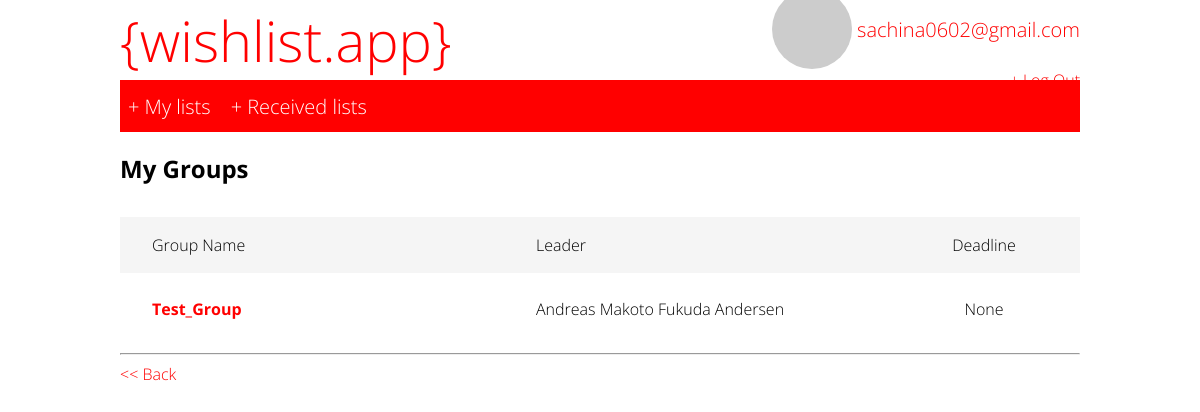
Screenshot of /groups/ (signed in) with the database file from the repository.
### accounts/models.py (models this page shows, shortened)
class CustomUser(AbstractUser):
    username = None
    groups = models.ManyToManyField(
        'groups.CustomGroup',
        verbose_name='groups',
        blank=True,
        related_name="user_set",
        related_query_name="user",
    )
    email = models.EmailField(
        'email address',
        blank=False,
        null=False,
        unique=True
    )
    USERNAME_FIELD='email'
    REQUIRED_FIELDS=[]
    objects = CustomUserManager()
    first_name = models.CharField(
        max_length=30,
        null=True,
        blank=True,
    )
    last_name = models.CharField(
        max_length=30,
        null=True,
        blank=True,
    )
    is_leader = models.BooleanField(
        default=False,
    )
    assigned_to = models.ForeignKey(
        'CustomUser',
        null=True,
        blank=True,
        on_delete=models.CASCADE,
        related_name='assignments',
    )
    responsible_by = models.ForeignKey(
        'CustomUser',
        null=True,
        blank=True,
        on_delete=models.CASCADE,
        related_name='responsibilities',
    )
    is_self_responsible = models.BooleanField(
        default=True
    )
    def get_gravatar(self):
        md5 = hashlib.md5(self.email.encode())
        digest = md5.hexdigest()
        SIZE = 30
        return f'http://www.gravatar.com/avatar/{digest}?s={SIZE}'
    def check_multi_responsible(self):
        responsibilities = CustomUser.objects.filter(responsible_by=self.pk)
        return len(responsibilities) > 1

### groups/models.py (models this page shows, shortened)
class CustomGroup(Group):
    leader = models.ForeignKey(
        CustomUser,
        null=True,
        blank=True,
        on_delete=models.CASCADE,
        related_name='leader'
    )
    max_gift_value = models.DecimalField(
        max_digits=20,
        decimal_places=2,
        null=True,
        blank=True,
    )
    DKK = 'DKK'
    NOK = 'NOK'
    JPY = '¥'
    USD = "$"
    currency_choices = [
        (DKK, 'DKK'),
        (NOK, 'NOK'),
        (JPY, '¥'),
        (USD, '$'),
    ]
    currency = models.CharField(
        max_length=3,
        choices=currency_choices,
        default=NOK,
    )
    created = models.DateTimeField(auto_now_add=True)
    deadline = models.DateField(
        null=True,
        blank=True
    )
    class Meta:
        verbose_name = "Group"
        verbose_name_plural = "Groups"

### groups/views.py (the view)
# urls.py: path('', MyGroupsListView.as_view(), name='my_groups'),
class MyGroupsListView(LoginRequiredMixin, ListView):
    model = CustomGroup
    context_object_name = 'my_groups'
    template_name = 'group/my_groups.html'
    def get_queryset(self):
        return CustomGroup.objects.filter(user = self.request.user)

### templates/group/my_groups.html (shortened to what this page needs)
{% extends 'base.html' %}
{% block content %}
    <h2>My Groups</h2>
    <table class="list">
        <tr class="list-top">
            <td class="groups-list-name">
                Group Name
            </td>
            <td class="groups-list-leader">
                Leader
            </td>
            <td class="groups-list-deadline">
                Deadline
            </td>
        </tr>
        {% for group in object_list %}
            <tr class="list-entry">
                <td class="groups-list-name">
                    <a href="{% url 'group_members' group.pk %}" class = "list-item-title">
                        {{ group.name }}
                    </a>
                </td>
                <td class="groups-list-leader">
                    {{ group.leader.first_name }} {{ group.leader.last_name }}
                </td>
                <td class="groups-list-deadline">
                    {{ group.deadline }}
                </td>
            </tr>
        {% empty %}
            <p>No groups found</p>
        {% endfor %}
    </table>
    <hr>
    <span class="option">
        <a href="{% url 'home' %}">&lt;&lt; Back</a>
    </span>
{% endblock content %}

### templates/base.html (shortened to what this page needs)
<!DOCTYPE html>
{% load static %}
<html>
    <head>
        <link rel="stylesheet" href="{% static 'css/base.css' %}">
    </head>
    <body>
        <header class="container">
            <div class="top">
                <span class="title"><a href="{% url 'home' %}">{wishlist.app}</a></span>
                <div class="login">
                    {% if user.is_authenticated %}
                        <span class="login-item">
                            <span class="login-text-gravatar">
                                <img src="{{ user.get_gravatar }}" id="gravatar">
                                <a href="{% url 'home' %}">{{ user.email }}</a>
                            </span>
                        </span>
                        <span class="login-item">
                            <a href="{% url 'logout' %}">+ Log Out</a>
                        </span>
                    {% endif %}
            </div>
        </header>
        <div class="container">
            <div class="navbar">
                {% if user.is_authenticated %}
                    <div class="navbar-item">
                        {% if user.check_multi_responsible %}
                            <a href="{% url 'my_lists' %}">+ My lists</a>
                        {% else %}
                            <a href="{% url 'wish_list' user.id %}">+ My lists</a>
                        {% endif %}
                    </div>
                    <div class="navbar-item">
                        <a href="{% url 'received_lists' %}">+ Received lists</a>
                    </div>
                {% endif %}
            </div>
        </div>
        <div class="container">
            <div class="main">
                {% block content %}
                {% endblock content %}
            </div>
        </div>
    </body>
</html>

### static/css/base.css (style rules this page uses)
body { font-family: 'Open Sans', sans-serif; font-weight: 300; margin: 0; }
.container { max-width: 60rem; width: 80%; margin: 0 auto 0 auto; }
.top { height: 5rem; margin: 0 auto 0 auto; display: flex; flex-direction: row; justify-content: space-between; align-items: center; }
.title { display: inline-block; order: 1; flex-grow: 1; font-size: 3.5em; }
.login { order: 2; display: flex; flex-direction: column; justify-content: center; align-items: flex-end; }
.login-item { flex-grow: 1; }
.login-text-gravatar { display: flex; flex-direction: row; justify-content: space-between; align-items: center; font-size: 1.25em; }
#gravatar { border-radius: 50%; margin-right: 0.25em; }
.navbar { height: 2.25rem; display: flex; flex-direction: row; justify-content: space-start; align-items: center; background-color: red; padding: 0.5em; }
.navbar-item { display: inline-block; font-size: 1.25em; margin: 0 1em 0 0; }
.navbar-item a { color: white; }
.main { margin: 1em auto 0 auto; }
a { color: red; text-decoration: none; }
.list { width: 100%; text-align: center; background-color: whitesmoke; margin: 2em auto 0.25em auto; border-spacing: 0em 0.05em; }
.list-top { height: 3.5em; }
.list-entry { height: 4.5rem; background-color: white; }
.groups-list-name, .groups-list-leader { width: 40%; text-align: left; padding: 0.5em 2em; }
.groups-list-deadline { width: 20%; text-align: center; padding: 0.5em 2em; }
.list-item-title { font-weight: bold; }
.option { margin: 0 0.5em 0 0; }

### rows the page displays
CustomUser: email "sachina0602@gmail.com"
CustomGroup: name "Test_Group", leader.first_name "Andreas Makoto Fukuda", leader.last_name "Andersen", deadline "None"
